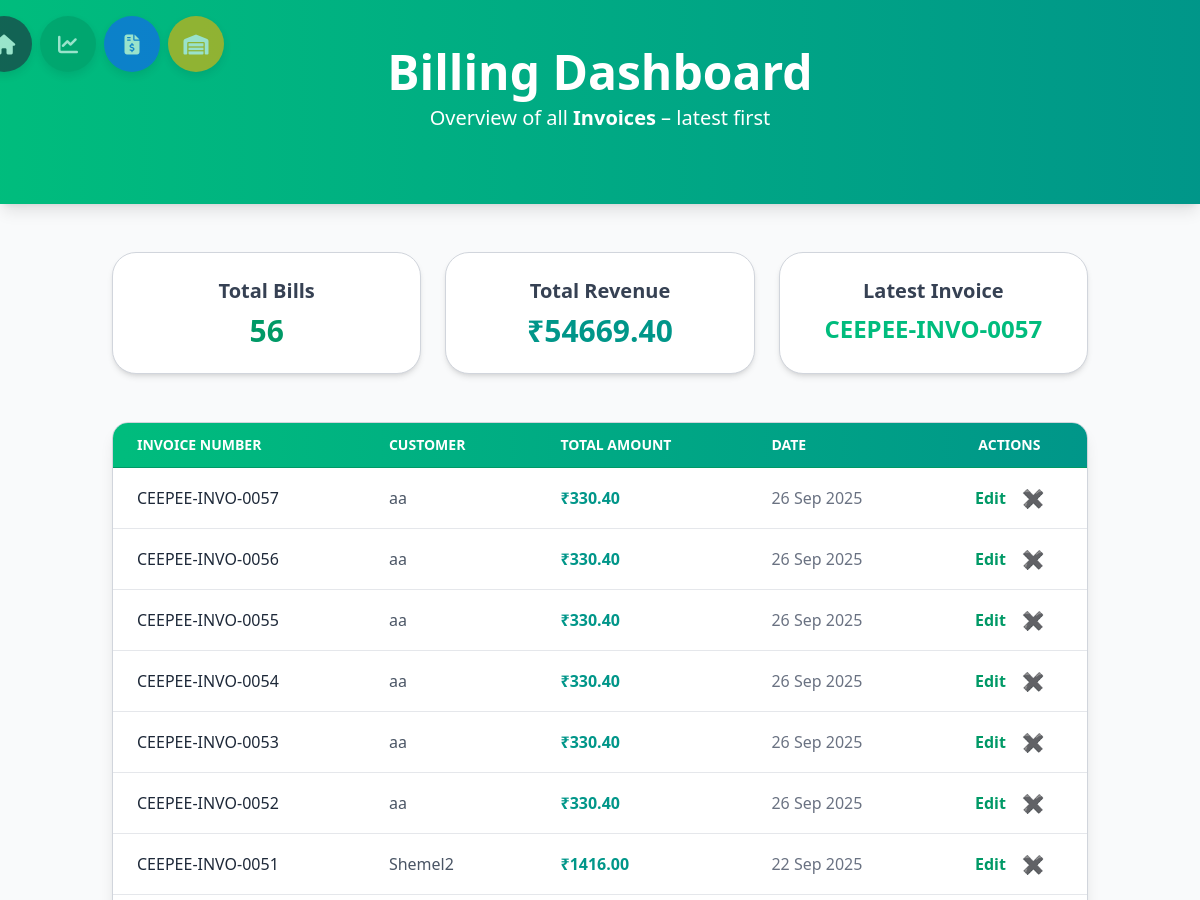
/billing/dashboard/ (upper part), run on an earlier commit of the app's database.
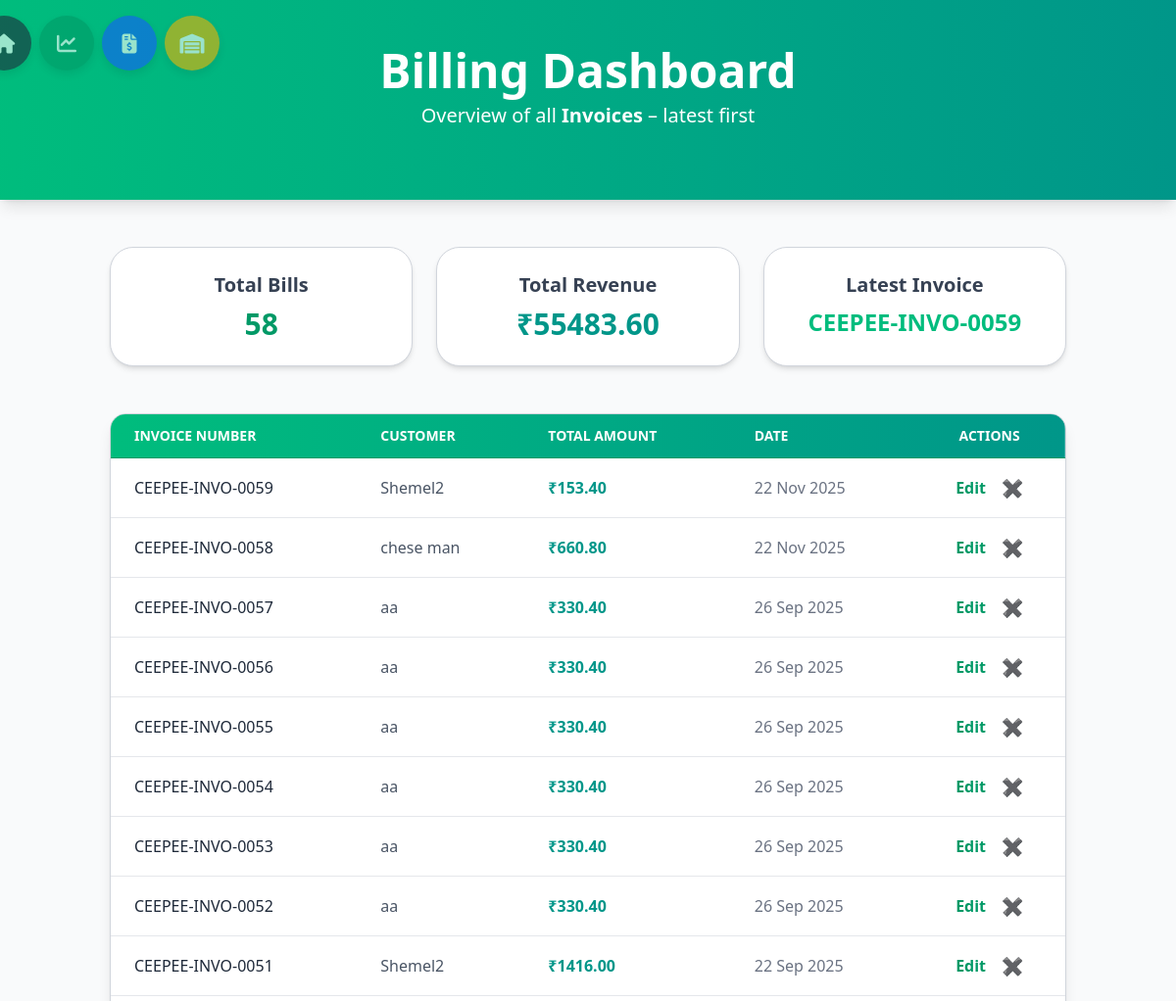
And on a later commit of the database.
### Billing/models.py (models this page shows, shortened)
class Bill(models.Model):
    PAYMENT_CHOICES = [
        ('cash', 'Cash'),
        ('card', 'Card'),
        ('upi', 'UPI'),
    ]
    bill_number = models.CharField(max_length=20, unique=True, editable=False, blank=True)
    date = models.DateTimeField(auto_now_add=True)
    customer_name = models.CharField(max_length=100)
    payment_method = models.CharField(max_length=10, choices=PAYMENT_CHOICES, default='cash')
    @property
    def subtotal(self):
        return sum(item.price * item.quantity for item in self.items.all())
    @property
    def tax_amount(self):
        return sum((item.price * item.quantity) * (item.tax_rate / 100) for item in self.items.all())
    @property
    def total_amount(self):
        return self.subtotal + self.tax_amount

class BillItem(models.Model):
    bill = models.ForeignKey(Bill, related_name='items', on_delete=models.CASCADE)
    product = models.ForeignKey(Product, on_delete=models.CASCADE)
    quantity = models.PositiveIntegerField()
    price = models.DecimalField(max_digits=10, decimal_places=2)  # Store final unit price
    tax_rate = models.DecimalField(max_digits=5, decimal_places=2)  # Store at time of sale

### Billing/views.py (the view)
# urls.py: path('dashboard/', views.dashboard, name='dashboard'),
def dashboard(request):
    bills = Bill.objects.all().order_by('-date')
    total_revenue = sum(bill.total_amount for bill in bills)
    context = {
        'bills': bills,
        'total_revenue': total_revenue,
    }
    return render(request, 'Billing/dashboard.html', context)

### Billing/templates/Billing/dashboard.html (shortened to what this page needs)
{% extends "main/layout.html" %}
{% block content %}
<section class="bg-gradient-to-r from-emerald-500 to-teal-600 text-white py-12 text-center shadow-lg">
    <h1 class="text-4xl md:text-5xl font-extrabold mb-2">Billing Dashboard</h1>
    <p class="text-lg md:text-xl mb-6">
        Overview of all <span class="font-semibold">Invoices</span> – latest first
    </p>
</section>
<section class="container mx-auto px-6 py-12">
    <div class="grid grid-cols-1 md:grid-cols-3 gap-6 mb-12">
        <div class="bg-white rounded-3xl border border-gray-300 shadow-md p-6 text-center hover:shadow-xl transition duration-300">
            <h2 class="text-xl font-semibold text-gray-700 mb-2">Total Bills</h2>
            <p class="text-3xl font-bold text-emerald-600">{{ bills.count }}</p>
        </div>
        <div class="bg-white rounded-3xl border border-gray-300 shadow-md p-6 text-center hover:shadow-xl transition duration-300">
            <h2 class="text-xl font-semibold text-gray-700 mb-2">Total Revenue</h2>
            <p class="text-3xl font-bold text-teal-600">
                ₹{{ total_revenue|floatformat:2 }}
            </p>
        </div>
        <div class="bg-white rounded-3xl border border-gray-300 shadow-md p-6 text-center hover:shadow-xl transition duration-300">
            <h2 class="text-xl font-semibold text-gray-700 mb-2">Latest Invoice</h2>
            {% if bills %}
                <p class="text-2xl font-bold text-emerald-500">{{ bills.first.bill_number }}</p>
            {% else %}
                <p class="text-gray-500">No bills yet</p>
            {% endif %}
        </div>
    </div>
    <div class="overflow-x-auto bg-white rounded-2xl border border-gray-300 shadow-lg">
        <table class="min-w-full border-collapse">
            <thead class="bg-gradient-to-r from-emerald-500 to-teal-600 text-white">
                <tr>
                    <th class="px-6 py-3 text-left text-sm font-semibold uppercase border-b border-emerald-600">Invoice Number</th>
                    <th class="px-6 py-3 text-left text-sm font-semibold uppercase border-b border-emerald-600">Customer</th>
                    <th class="px-6 py-3 text-left text-sm font-semibold uppercase border-b border-emerald-600">Total Amount</th>
                    <th class="px-6 py-3 text-left text-sm font-semibold uppercase border-b border-emerald-600">Date</th>
                    <th class="px-6 py-3 text-center text-sm font-semibold uppercase border-b border-emerald-600">Actions</th>
                </tr>
            </thead>
            <tbody>
                {% for bill in bills %}
                <tr class="hover:bg-gray-50 transition duration-200 border-b border-gray-200">
                    <td class="px-6 py-4 font-medium text-gray-800">{{ bill.bill_number }}</td>
                    <td class="px-6 py-4 text-gray-600">{{ bill.customer_name }}</td>
                    <td class="px-6 py-4 font-semibold text-teal-600">₹{{ bill.total_amount|floatformat:2 }}</td>
                    <td class="px-6 py-4 text-gray-500">{{ bill.date|date:"d M Y" }}</td>
                    <td class="px-6 py-4 flex items-center justify-center gap-4">
                        <a href="{% url 'Billing:edit-bill' bill.id %}"
                           class="text-emerald-600 hover:text-emerald-800 font-semibold">Edit</a>
                        <form action="{% url 'Billing:delete-bill' bill.id %}" method="post" class="inline">
                            <button type="submit"
                                class="text-red-500 hover:text-red-700 font-bold text-lg"
                                title="Delete Invoice">✖</button>
                        </form>
                    </td>
                </tr>
                {% empty %}
                <tr>
                    <td colspan="5" class="px-6 py-4 text-center text-gray-500">No bills yet</td>
                </tr>
                {% endfor %}
            </tbody>
        </table>
    </div>
</section>
{% endblock %}

What changed in the data, as far as the page shows it:
added Bill: first.bill_number "CEEPEE-INVO-0059", bill_number "CEEPEE-INVO-0059", customer_name "Shemel2", total_amount "153.40", date "22 Nov 2025"
added Bill: bill_number "CEEPEE-INVO-0058", customer_name "chese man", total_amount "660.80", date "22 Nov 2025"
Also different on the page:
{{ bills.count }}: "56" → "58"
{{ total_revenue|floatformat:2 }}: "54669.40" → "55483.60"
{{ bills.first.bill_number }}: "CEEPEE-INVO-0057" → "CEEPEE-INVO-0059"
